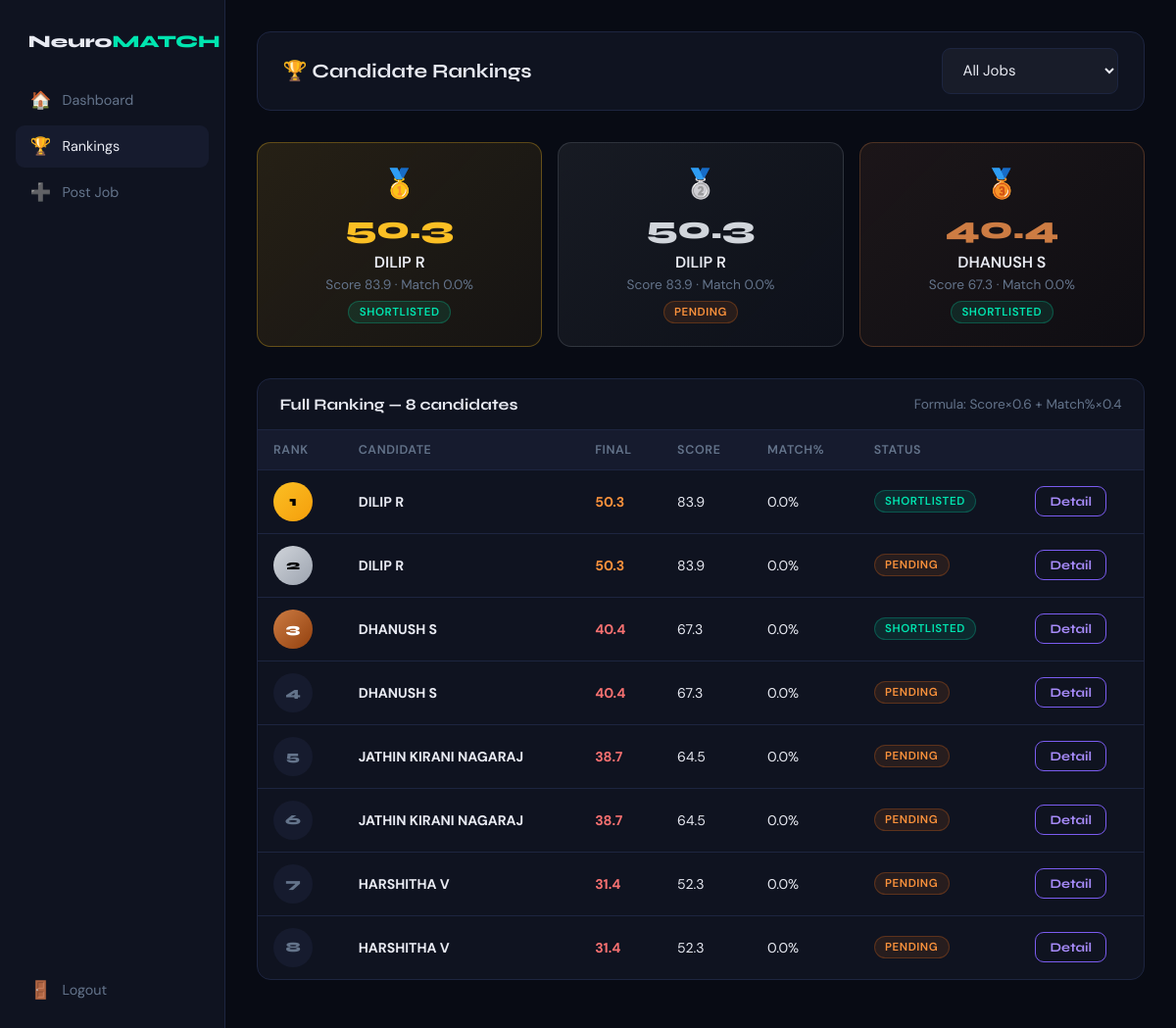
Screenshot of /hr/ranking (signed in) with the database file from the repository.
### tables this page shows
CREATE TABLE candidates (
        id          INTEGER PRIMARY KEY AUTOINCREMENT,
        user_id     INTEGER NOT NULL,
        company_id  INTEGER NOT NULL,
        job_id      INTEGER,
        filename    TEXT DEFAULT '',
        score       REAL DEFAULT 0,
        match_pct   REAL DEFAULT 0,
        skills_json TEXT DEFAULT '[]',
        strengths   TEXT DEFAULT '[]',
        weaknesses  TEXT DEFAULT '[]',
        hidden_gems TEXT DEFAULT '[]',
        status      TEXT DEFAULT 'pending',
        hr_comment  TEXT DEFAULT '',
        screened_at TEXT DEFAULT (datetime('now')),
        FOREIGN KEY (user_id)    REFERENCES users(id),
        FOREIGN KEY (company_id) REFERENCES companies(id)
    );

CREATE TABLE users (
        id         INTEGER PRIMARY KEY AUTOINCREMENT,
        name       TEXT NOT NULL,
        email      TEXT NOT NULL UNIQUE,
        password   TEXT NOT NULL,
        phone      TEXT DEFAULT '',
        created_at TEXT DEFAULT (datetime('now'))
    );

### app.py (the view)
@app.route("/hr/ranking")
def ranking():
    if session.get("role") != "company":
        return redirect(url_for("company_login"))
    jid  = request.args.get("job_id", "")
    conn = get_db()
    jobs = qd(conn, "SELECT * FROM jobs WHERE company_id=?", (session["company_id"],))
    sql  = ("SELECT ca.*, u.name as uname "
            "FROM candidates ca JOIN users u ON ca.user_id=u.id "
            "WHERE ca.company_id=?")
    args = [session["company_id"]]
    if jid:
        sql += " AND ca.job_id=?"
        args.append(jid)
    sql += " ORDER BY (ca.score*0.6 + ca.match_pct*0.4) DESC"
    cands = qd(conn, sql, args)
    conn.close()
    for i, c in enumerate(cands):
        c["rank"]        = i + 1
        c["final_score"] = round(float(c["score"]) * 0.6 + float(c["match_pct"]) * 0.4, 1)
    return render_template("ranking.html", candidates=cands, jobs=jobs, selected_job=jid)

### app.py (called while the page is built)
def get_db():
    conn = sqlite3.connect(DB_PATH)
    conn.row_factory = sqlite3.Row          # dict-like rows
    conn.execute("PRAGMA journal_mode=WAL") # safe concurrent writes
    return conn

def qd(conn, sql, args=(), one=False):
    cur = conn.execute(sql, args)
    rows = cur.fetchall()
    result = [dict(r) for r in rows]
    return result[0] if (one and result) else (None if one else result)

### templates/ranking.html (shortened to what this page needs)
<!DOCTYPE html>
<html lang="en">
<head>
<link rel="stylesheet" href="{{ url_for('static', filename='css/style.css') }}">
</head>
<body>
<div class="dash-layout">
  <aside class="sidebar">
    <div class="sidebar-logo">Neuro<span>MATCH</span></div>
    <a href="{{ url_for('hr_dashboard') }}" class="nav-link"><span class="icon">🏠</span>Dashboard</a>
    <a href="{{ url_for('ranking') }}"       class="nav-link active"><span class="icon">🏆</span>Rankings</a>
    <a href="{{ url_for('post_job') }}"      class="nav-link"><span class="icon">➕</span>Post Job</a>
    <div style="flex:1"></div>
    <a href="{{ url_for('logout') }}" class="nav-link"><span class="icon">🚪</span>Logout</a>
  </aside>
  <main class="main-content">
    <div class="topbar">
      <h1>🏆 Candidate Rankings</h1>
      <form method="GET" style="display:flex;gap:.6rem;align-items:center">
        <select name="job_id" onchange="this.form.submit()" style="margin-bottom:0;width:auto;min-width:180px">
          <option value="">All Jobs</option>
        </select>
      </form>
    </div>
    {% if candidates|length >= 1 %}
    <div class="podium">
      {% for c in candidates[:3] %}
      <div class="podium-card p{{ loop.index }}">
        <div style="font-size:1.8rem;margin-bottom:.4rem">{% if loop.index==1 %}🥇{% elif loop.index==2 %}🥈{% else %}🥉{% endif %}</div>
        <div style="font-family:'Syne',sans-serif;font-weight:800;font-size:2rem;
          color:{% if loop.index==1 %}#fbbf24{% elif loop.index==2 %}#d1d5db{% else %}#cd7c43{% endif %}">
          {{ c.final_score }}
        </div>
        <p style="font-weight:600;margin:.3rem 0">{{ c.uname }}</p>
        <p class="text-muted text-sm">Score {{ "%.1f"|format(c.score) }} · Match {{ "%.1f"|format(c.match_pct) }}%</p>
        <span class="badge {% if c.status in ['shortlisted','hired'] %}badge-green{% elif c.status=='rejected' %}badge-red{% else %}badge-orange{% endif %}" style="margin-top:.5rem">
          {{ c.status }}
        </span>
      </div>
      {% endfor %}
    </div>
    {% endif %}
    <div class="section-card">
      <div class="section-header">
        <h3>Full Ranking — {{ candidates|length }} candidates</h3>
        <span class="text-muted text-sm">Formula: Score×0.6 + Match%×0.4</span>
      </div>
      <table>
        <thead><tr><th>Rank</th><th>Candidate</th><th>Final</th><th>Score</th><th>Match%</th><th>Status</th><th></th></tr></thead>
        <tbody>
        {% for c in candidates %}
        <tr>
          <td>
            <span class="rank-badge {% if c.rank==1 %}gold{% elif c.rank==2 %}silver{% elif c.rank==3 %}bronze{% else %}other{% endif %}">
              {{ c.rank }}
            </span>
          </td>
          <td><strong>{{ c.uname }}</strong></td>
          <td><strong style="color:{% if c.final_score>=70 %}var(--accent){% elif c.final_score>=50 %}#fb923c{% else %}#f87171{% endif %}">
            {{ c.final_score }}</strong></td>
          <td>{{ "%.1f"|format(c.score) }}</td>
          <td>{{ "%.1f"|format(c.match_pct) }}%</td>
          <td><span class="badge {% if c.status in ['shortlisted','hired'] %}badge-green{% elif c.status=='rejected' %}badge-red{% else %}badge-orange{% endif %}">
            {{ c.status }}</span></td>
          <td><a href="{{ url_for('candidate_detail', cid=c.id) }}" class="btn btn-sm btn-outline">Detail</a></td>
        </tr>
        {% endfor %}
        </tbody>
      </table>
    </div>
  </main>
</div>
</body>
</html>

### static/css/style.css (style rules this page uses)
:root { --bg: #080b14; --surface: #0f1320; --surf2: #161b2e; --border: #1d2540; --accent: #00e5b0; --purple: #7b5cf0; --warn: #f97316; --danger: #ef4444; --ok: #22c55e; --text: #e8eaf2; --muted: #64748b; --r: 14px; --glow: 0 0 40px rgba(0,229,176,.13); --shadow: 0 24px 60px rgba(0,0,0,.5); }
*,*::before,*::after { box-sizing:border-box;margin:0;padding:0 }
body { font-family:'DM Sans',sans-serif;background:var(--bg);color:var(--text);min-height:100vh }
h1,h2,h3,h4 { font-family:'Syne',sans-serif;font-weight:700 }
input,select,textarea { width:100%;background:rgba(255,255,255,.04);border:1px solid var(--border); border-radius:9px;padding:.72rem 1rem;color:var(--text);font-family:inherit;font-size:.94rem; outline:none;transition:border-color .2s,box-shadow .2s;margin-bottom:1rem }
select option { background:var(--surface);color:var(--text) }
.btn { display:inline-block;padding:.8rem 1.6rem;border:none;border-radius:9px; font-family:'Syne',sans-serif;font-weight:700;font-size:.95rem;cursor:pointer; transition:opacity .2s,transform .15s;text-decoration:none;text-align:center }
.btn-outline { background:transparent;border:1px solid var(--purple);color:#a78bfa }
.btn-sm { padding:.4rem .9rem;font-size:.82rem }
.badge { display:inline-block;padding:.18rem .65rem;border-radius:20px; font-size:.72rem;font-weight:600;letter-spacing:.05em;text-transform:uppercase }
.badge-green { background:rgba(0,229,176,.1); color:var(--accent); border:1px solid rgba(0,229,176,.25) }
.badge-orange { background:rgba(249,115,22,.1);color:#fb923c; border:1px solid rgba(249,115,22,.25) }
.dash-layout { display:flex;min-height:100vh }
.sidebar { width:230px;min-height:100vh;background:var(--surface);border-right:1px solid var(--border); padding:1.5rem 1rem;flex-shrink:0;display:flex;flex-direction:column;gap:.25rem }
.sidebar-logo { font-family:'Syne',sans-serif;font-weight:800;font-size:1.1rem; padding:.5rem .8rem;margin-bottom:1rem }
.sidebar-logo span { color:var(--accent) }
.nav-link { display:flex;align-items:center;gap:.7rem;padding:.65rem .9rem;border-radius:9px; color:var(--muted);text-decoration:none;font-size:.9rem;transition:background .15s,color .15s }
.nav-link:hover,.nav-link.active { background:var(--surf2);color:var(--text) }
.nav-link .icon { font-size:1.1rem;width:22px;text-align:center }
.main-content { flex:1;padding:2rem;overflow-y:auto }
.topbar { display:flex;align-items:center;justify-content:space-between; background:var(--surface);border:1px solid var(--border); border-radius:var(--r);padding:1rem 1.6rem;margin-bottom:2rem }
.topbar h1 { font-size:1.25rem }
.section-card { background:var(--surface);border:1px solid var(--border);border-radius:var(--r);overflow:hidden;margin-bottom:1.5rem }
.section-header { padding:1rem 1.4rem;border-bottom:1px solid var(--border);display:flex;align-items:center;justify-content:space-between }
.section-header h3 { font-size:1rem }
table { width:100%;border-collapse:collapse }
thead { background:var(--surf2) }
th,td { padding:.75rem 1rem;text-align:left;font-size:.88rem;border-bottom:1px solid var(--border) }
th { font-weight:600;color:var(--muted);font-size:.78rem;text-transform:uppercase;letter-spacing:.05em }
tr:last-child td { border-bottom:none }
.text-muted { color:var(--muted) }
.text-sm { font-size:.85rem }

### templates/ranking.html (style rules this page uses)
.rank-badge { width:40px;height:40px;border-radius:50%;display:grid;place-items:center; font-family:'Syne',sans-serif;font-weight:800;flex-shrink:0 }
.gold { background:linear-gradient(135deg,#fbbf24,#f59e0b);color:#000 }
.silver { background:linear-gradient(135deg,#d1d5db,#9ca3af);color:#000 }
.bronze { background:linear-gradient(135deg,#cd7c43,#92400e);color:#fff }
.other { background:var(--surf2);color:var(--muted) }
.podium { display:flex;gap:1rem;margin-bottom:2rem;flex-wrap:wrap }
.podium-card { flex:1;min-width:180px;padding:1.4rem;border-radius:var(--r);text-align:center;border:1px solid var(--border) }
.p1 { background:linear-gradient(135deg,rgba(251,191,36,.12),rgba(245,158,11,.06));border-color:rgba(251,191,36,.3) }
.p2 { background:linear-gradient(135deg,rgba(209,213,219,.08),rgba(156,163,175,.04));border-color:rgba(156,163,175,.2) }
.p3 { background:linear-gradient(135deg,rgba(205,124,67,.1),rgba(146,64,14,.05));border-color:rgba(205,124,67,.3) }

### rows the page displays
candidates: final_score "50.3", uname "DILIP R", score "83.9", match_pct "0.0", status "SHORTLISTED", rank "1"
candidates: final_score "50.3", uname "DILIP R", score "83.9", match_pct "0.0", status "PENDING", rank "2"
candidates: final_score "40.4", uname "DHANUSH S", score "67.3", match_pct "0.0", status "SHORTLISTED", rank "3"
candidates: rank "4", uname "DHANUSH S", final_score "40.4", score "67.3", match_pct "0.0", status "PENDING"
candidates: rank "5", uname "JATHIN KIRANI NAGARAJ", final_score "38.7", score "64.5", match_pct "0.0", status "PENDING"
candidates: rank "6", uname "JATHIN KIRANI NAGARAJ", final_score "38.7", score "64.5", match_pct "0.0", status "PENDING"
candidates: rank "7", uname "HARSHITHA V", final_score "31.4", score "52.3", match_pct "0.0", status "PENDING"
candidates: rank "8", uname "HARSHITHA V", final_score "31.4", score "52.3", match_pct "0.0", status "PENDING"

### other values shown
{{ candidates|length }} "8"
